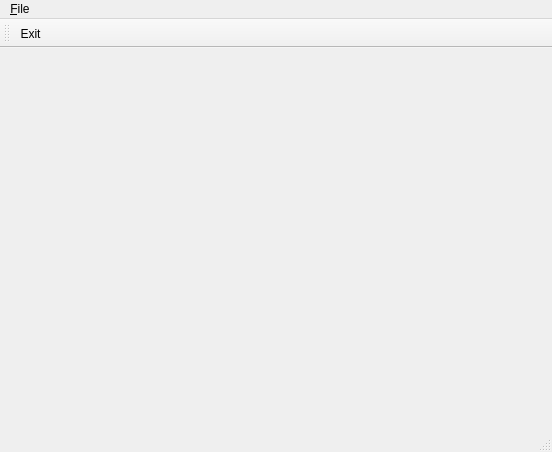
<?xml version="1.0" encoding="UTF-8"?>
<ui version="4.0">
 <class>MainWindow</class>
 <widget class="QMainWindow" name="MainWindow">
  <property name="geometry">
   <rect>
    <x>0</x>
    <y>0</y>
    <width>552</width>
    <height>452</height>
   </rect>
  </property>
  <property name="windowTitle">
   <string>MainWindow</string>
  </property>
  <widget class="QWidget" name="centralWidget">
   <layout class="QVBoxLayout" name="verticalLayout"/>
  </widget>
  <widget class="QMenuBar" name="menuBar">
   <property name="geometry">
    <rect>
     <x>0</x>
     <y>0</y>
     <width>552</width>
     <height>27</height>
    </rect>
   </property>
   <widget class="QMenu" name="menu_File">
    <property name="title">
     <string>&amp;File</string>
    </property>
    <addaction name="actionExit"/>
   </widget>
   <addaction name="menu_File"/>
  </widget>
  <widget class="QToolBar" name="mainToolBar">
   <attribute name="toolBarArea">
    <enum>TopToolBarArea</enum>
   </attribute>
   <attribute name="toolBarBreak">
    <bool>false</bool>
   </attribute>
   <addaction name="actionExit"/>
  </widget>
  <widget class="QStatusBar" name="statusBar"/>
  <action name="actionExit">
   <property name="text">
    <string>Exit</string>
   </property>
  </action>
 </widget>
 <layoutdefault spacing="6" margin="11"/>
 <resources/>
 <connections/>
</ui>
